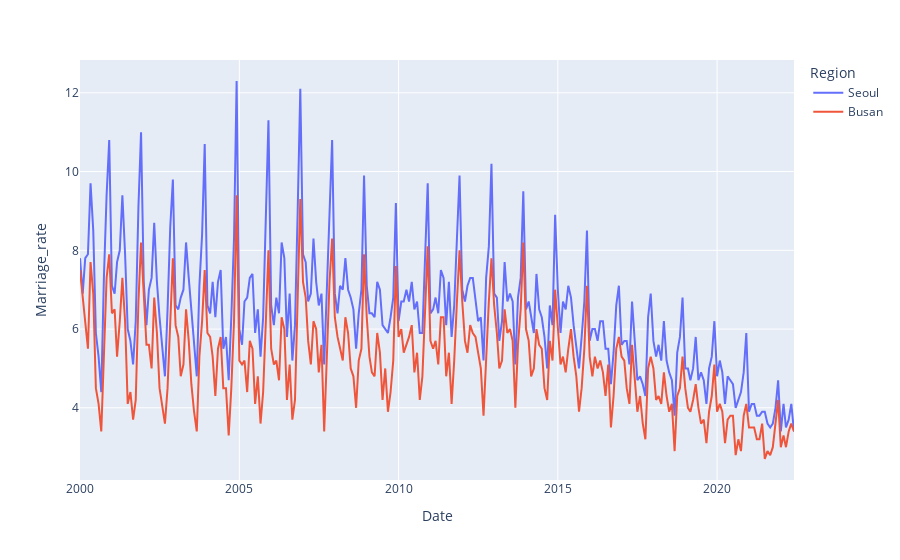

This figure's notebook cell:
### Code cell
px.line(data_frame=df_region_new, x='Date', y='Marriage_rate', color='Region')

### Figure 1 — Plotly figure (JSON) as saved in the notebook; plotly's stock layout.template omitted (floating-point values rounded to 4 significant figures; data arrays with more than 128 entries replaced by an {"elided": "..."} marker saying what was removed)
{"data": [{"hovertemplate": "Region=Seoul<br>Date=%{x}<br>Marriage_rate=%{y}<extra></extra>", "legendgroup": "Seoul", "line": {"color": "#636efa", "dash": "solid"}, "marker": {"symbol": "circle"}, "mode": "lines", "name": "Seoul", "orientation": "v", "showlegend": true, "type": "scatter", "x": {"elided": "270 str values"}, "xaxis": "x", "y": {"elided": "270 float values"}, "yaxis": "y"}, {"hovertemplate": "Region=Busan<br>Date=%{x}<br>Marriage_rate=%{y}<extra></extra>", "legendgroup": "Busan", "line": {"color": "#EF553B", "dash": "solid"}, "marker": {"symbol": "circle"}, "mode": "lines", "name": "Busan", "orientation": "v", "showlegend": true, "type": "scatter", "x": {"elided": "270 str values"}, "xaxis": "x", "y": {"elided": "270 float values"}, "yaxis": "y"}], "layout": {"autosize": true, "dragmode": "zoom", "legend": {"title": {"text": "Region"}, "tracegroupgap": 0}, "margin": {"t": 60}, "xaxis": {"anchor": "y", "autorange": true, "domain": [0, 1], "range": ["2000-01-01", "2022-06-01"], "title": {"text": "Date"}, "type": "date"}, "yaxis": {"anchor": "x", "autorange": true, "domain": [0, 1], "range": [2.167, 12.83], "title": {"text": "Marriage_rate"}, "type": "linear"}}}
